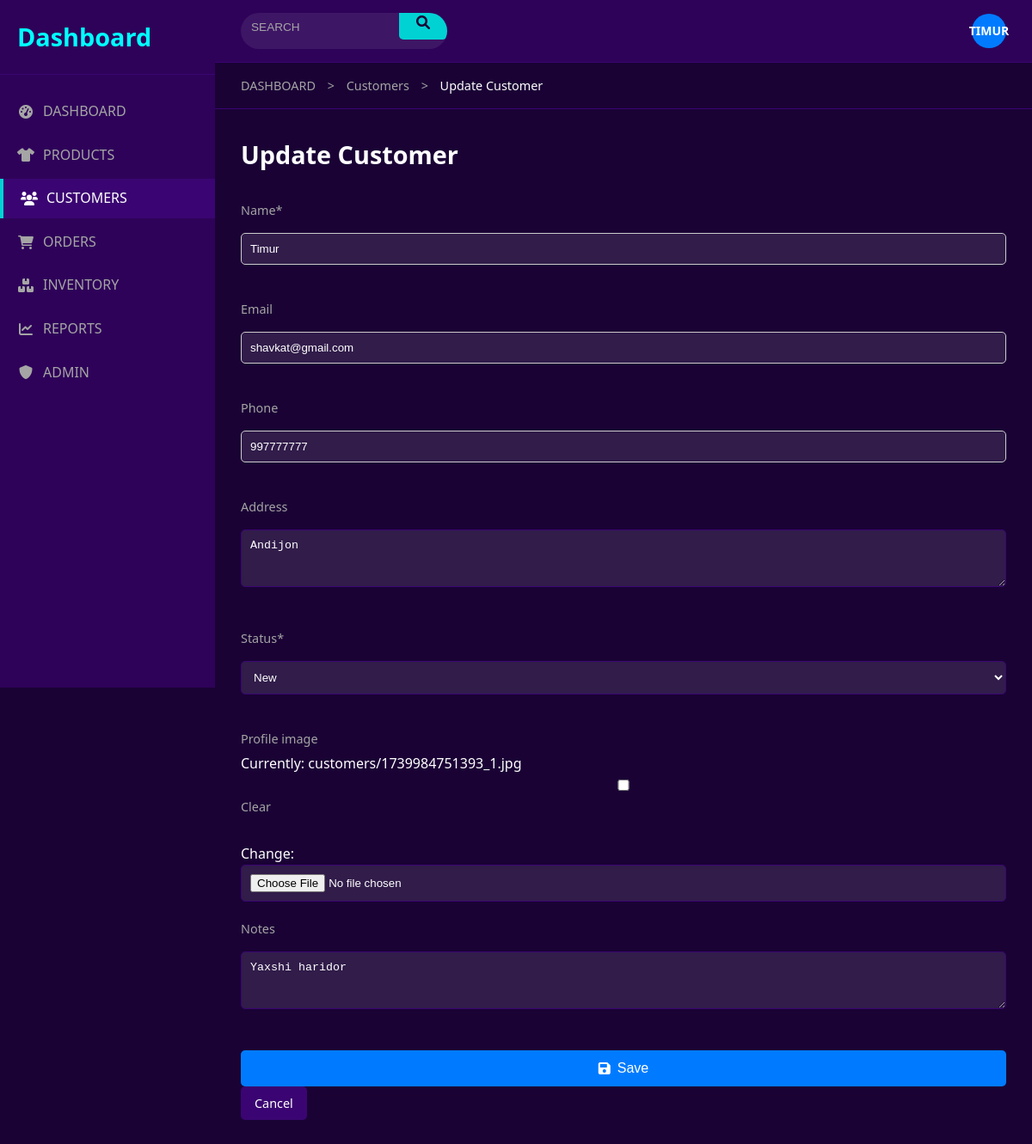
Screenshot of /customers/9/update/ (signed in) with the database file from the repository.
### customers/models.py (models this page shows, shortened)
class Customer(TimeStampedModel):
    STATUS_CHOICES = [
        ('active', 'Active'),
        ('inactive', 'Inactive'),
        ('vip', 'VIP'),
        ('new', 'New'),
    ]
    name = models.CharField(max_length=100)
    email = models.EmailField(blank=True, null=True)
    phone = models.CharField(max_length=20, blank=True, null=True)
    address = models.TextField(blank=True, null=True)
    status = models.CharField(max_length=10, choices=STATUS_CHOICES, default='new')
    profile_image = models.ImageField(upload_to='customers/', blank=True, null=True)
    notes = models.TextField(blank=True, null=True)

### customers/views.py (the view)
# urls.py: path('<int:pk>/update/', views.customer_update, name='customer_update'),
@login_required
def customer_update(request, pk):
    customer = get_object_or_404(Customer, pk=pk)
    if request.method == 'POST':
        form = CustomerForm(request.POST, request.FILES, instance=customer)
        if form.is_valid():
            form.save()
            messages.success(request, 'Customer updated successfully.')
            return redirect('customers:customer_detail', pk=customer.pk)
    else:
        form = CustomerForm(instance=customer)
    return render(request, 'customers/customer_form.html',
                  {'form': form, 'customer': customer, 'title': 'Update Customer'})

### customers/forms.py
class CustomerForm(forms.ModelForm):
    class Meta:
        model = Customer
        fields = ['name', 'email', 'phone', 'address', 'status', 'profile_image', 'notes']
        widgets = {
            'address': forms.Textarea(attrs={'rows': 3}),
            'notes': forms.Textarea(attrs={'rows': 3}),
        }

### templates/customers/customer_form.html (shortened to what this page needs)
{% extends 'core/base.html' %}
{% load static %}
{% block breadcrumb %}
    <span>&gt;</span> <a href="{% url 'customers:customer_list' %}">Customers</a>
    <span>&gt;</span> {{ title }}
{% endblock %}
{% block content %}
<div class="page-header">
    <h2>{{ title }}</h2>
</div>
<div class="card">
    <form method="post" enctype="multipart/form-data" class="form">
        {% for field in form.visible_fields %}
            <div class="form-group{% if field.errors %} has-error{% endif %}">
                <label for="{{ field.id_for_label }}">{{ field.label }}{% if field.field.required %}<span class="text-danger">*</span>{% endif %}</label>
                {{ field }}
            </div>
        {% endfor %}
        <div class="form-actions">
            <button type="submit" class="btn btn-primary"><i class="fas fa-save"></i> Save</button>
            <a href="{% url 'customers:customer_list' %}" class="btn btn-secondary">Cancel</a>
        </div>
    </form>
</div>
{% endblock %}

### templates/core/base.html (shortened to what this page needs)
<!DOCTYPE html>
<html lang="en">
<head>
    {% load static %}
    <link rel="stylesheet" href="{% static 'css/styles.css' %}">
    <link rel="stylesheet" href="https://cdnjs.cloudflare.com/ajax/libs/font-awesome/6.0.0-beta3/css/all.min.css">
</head>
<body>
    <div class="container">
        <aside class="sidebar">
            <div class="sidebar-header">
                <h1>Dashboard</h1>
            </div>
            <nav class="sidebar-nav">
                <ul>
                    <li class="{% if request.path == '/' %}active{% endif %}">
                        <a href="{% url 'dashboard:index' %}">
                            <i class="fas fa-tachometer-alt"></i>
                            <span>DASHBOARD</span>
                        </a>
                    </li>
                    <li class="{% if '/products/' in request.path %}active{% endif %}">
                        <a href="{% url 'products:list' %}">
                            <i class="fas fa-tshirt"></i>
                            <span>PRODUCTS</span>
                        </a>
                    </li>
                    <li class="{% if '/customers/' in request.path %}active{% endif %}">
                        <a href="{% url 'customers:customer_list' %}">
                            <i class="fas fa-users"></i>
                            <span>CUSTOMERS</span>
                        </a>
                    </li>
                    <li class="{% if '/orders/' in request.path %}active{% endif %}">
                        <a href="{% url 'orders:list' %}">
                            <i class="fas fa-shopping-cart"></i>
                            <span>ORDERS</span>
                        </a>
                    </li>
                    <li class="{% if '/inventory/' in request.path %}active{% endif %}">
                        <a href="{% url 'inventory:list' %}">
                            <i class="fas fa-boxes"></i>
                            <span>INVENTORY</span>
                        </a>
                    </li>
                    <li class="{% if '/reports/' in request.path %}active{% endif %}">
                        <a href="{% url 'reports:index' %}">
                            <i class="fas fa-chart-line"></i>
                            <span>REPORTS</span>
                        </a>
                    </li>
                    {% if user.is_superuser %}
                    <li class="{% if '/admin/' in request.path %}active{% endif %}">
                        <a href="{% url 'admin:index' %}">
                            <i class="fas fa-shield-alt"></i>
                            <span>ADMIN</span>
                        </a>
                    </li>
                    {% endif %}
                </ul>
            </nav>
        </aside>
        <main class="main-content">
            <header class="top-bar">
                <div class="search-bar">
                    <form method="get">
                        <input type="text" name="search" placeholder="SEARCH" value="{{ request.GET.search }}">
                        <button type="submit"><i class="fas fa-search"></i></button>
                    </form>
                </div>
                <div class="user-actions">
                    <div class="user-profile">
                        {% if user.is_authenticated %}
                            <div class="user-avatar-initial blue-bg">
                                {{ user.username|upper }}
                            </div>
                        {% else %}
                            <span>LOGIN</span>
                            <a href="{% url 'accounts:login' %}">
                                <i class="fas fa-sign-in-alt"></i>
                            </a>
                        {% endif %}
                    </div>
                </div>
            </header>
            <div class="breadcrumb">
                <a href="{% url 'dashboard:index' %}">DASHBOARD</a>
                {% block breadcrumb %}{% endblock %}
            </div>
            <div class="content">
                {% block content %}{% endblock %}
            </div>
        </main>
    </div>
</body>
</html>

### rows the page displays
Customer: visible_fields "Timur" "shavkat@gmail.com" "997777777" "Andijon" "New" "Yaxshi haridor"

### other values shown
{{ user.username|upper }} "TIMUR"
{{ title }} "Update Customer"
{{ field.label }} "Name" "Email" "Phone" "Address" "Status" "Profile image" "Notes"
